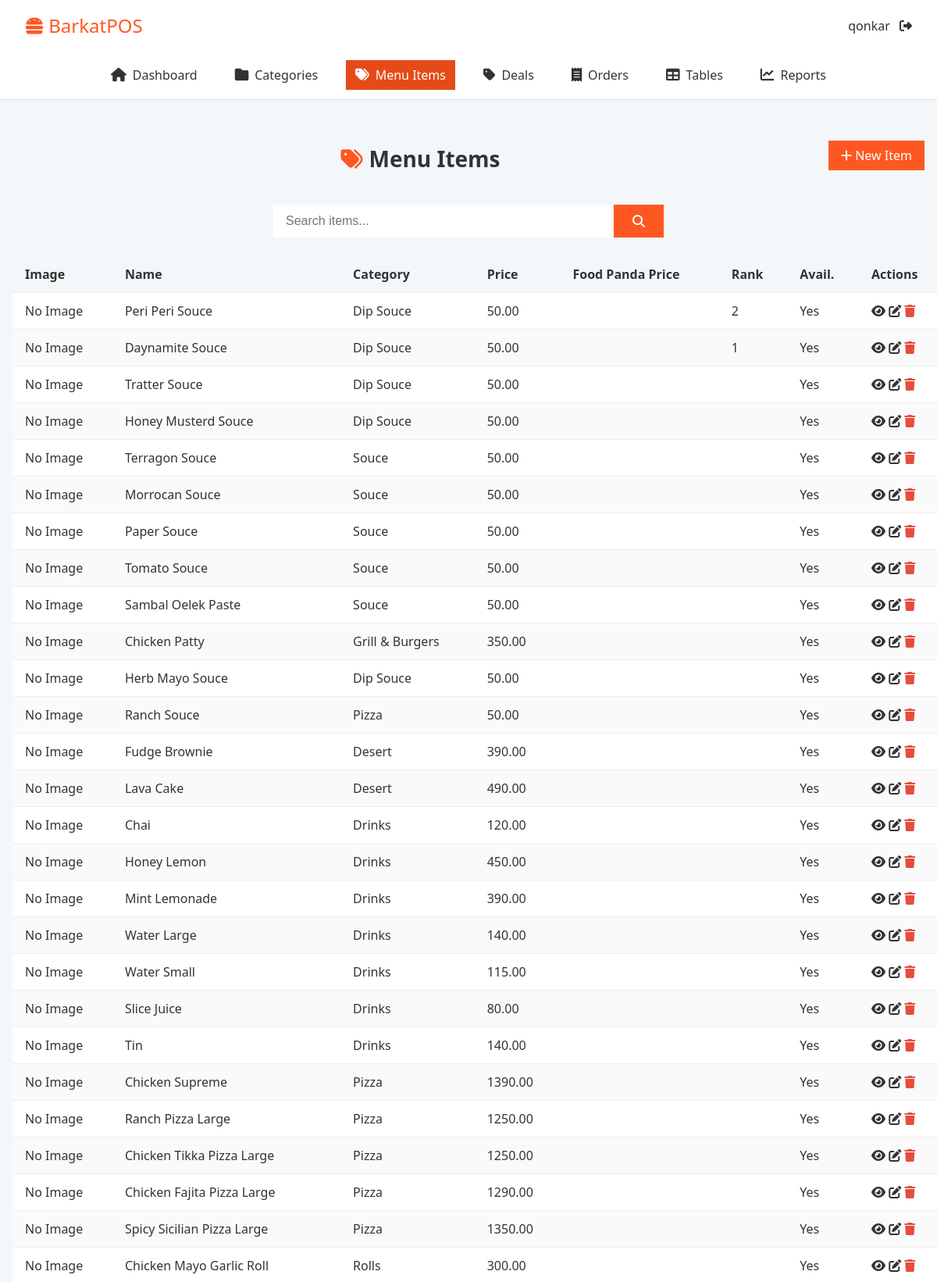
Screenshot of /menu-items/ (signed in, upper part) with the database file from the repository.
### core/models.py (models this page shows, shortened)
class User(AbstractUser):
    ROLE_CHOICES = [
        ('admin', 'Admin'),
        ('cashier', 'Cashier'),
        ('kitchen', 'Kitchen'),
    ]
    role = models.CharField(max_length=20, choices=ROLE_CHOICES, default='cashier')

class MenuItem(models.Model):
    category = models.ForeignKey(Category, on_delete=models.PROTECT, related_name='items')
    name = models.CharField(max_length=150)
    description = models.TextField(blank=True)
    price = models.DecimalField(max_digits=10, decimal_places=2, default=0)
    cost_price    = models.DecimalField(
                       max_digits=10,
                       decimal_places=2,
                       default=0,
                       help_text="Auto‑calculated from recipe"
    )
    food_panda_price = models.DecimalField(max_digits=10, decimal_places=2, null=True, blank=True)
    is_available = models.BooleanField(default=True)
    image = models.ImageField(upload_to='menu_items/', blank=True, null=True)
    created_at = models.DateTimeField(auto_now_add=True)
    updated_at = models.DateTimeField(auto_now=True)
    rank = models.IntegerField(null=True, blank=True)

class Category(models.Model):
    name = models.CharField(max_length=100, unique=True)
    description = models.TextField(blank=True)
    show_in_orders = models.BooleanField(
        default=True,
        help_text="If false, this category will be hidden in the order‐taking UI."
    )
    created_at = models.DateTimeField(auto_now_add=True)
    updated_at = models.DateTimeField(auto_now=True)
    rank = models.IntegerField(null=True, blank=True)
    class Meta:
        verbose_name_plural = "Categories"

### core/views.py (the view)
# urls.py: path('menu-items/', MenuItemListView.as_view(), name='menuitem_list'),
class MenuItemListView(LoginRequiredMixin, ListView):
    model = MenuItem
    template_name = 'menu_items/menuitem_list.html'
    context_object_name = 'items'
    def get_queryset(self):
        qs = super().get_queryset().select_related('category').order_by('-updated_at')
        q = self.request.GET.get('q')
        return qs.filter(name__icontains=q) if q else qs

### core/templates/menu_items/menuitem_list.html (shortened to what this page needs)
{% extends 'base.html' %}
{% block content %}
<div class="page-header">
  <h1>Menu Items</h1>
  <a href="{% url 'menuitem_create' %}" class="btn">
    <i class="fa fa-plus"></i> New Item
  </a>
</div>
<form class="search-bar">
  <input name="q" placeholder="Search items..." value="{{ request.GET.q }}">
  <button type="submit"><i class="fa fa-search"></i></button>
</form>
<table class="table">
  <thead>
    <tr>
      <th>Image</th><th>Name</th><th>Category</th>
      <th>Price</th><th>Food Panda Price</th><th>Rank</th><th>Avail.</th><th>Actions</th>
    </tr>
  </thead>
  <tbody>
    {% for item in items %}
    <tr id="item-{{ item.pk }}">
      <td>
        {% if item.image %}
          <img src="{{ item.image.url }}" width="50">
        {% else %}
          <span>No Image</span>
        {% endif %}
      </td>
      <td>{{ item.name }}</td>
      <td>{{ item.category.name }}</td>
      <td>{{ item.price }}</td>
      <td>{{ item.food_panda_price|default:"" }}</td>
      <td>{{ item.rank|default:"" }}</td>
      <td>{{ item.is_available|yesno:'Yes,No' }}</td>
      <td>
        <a href="{% url 'menuitem_detail' item.pk %}">
          <i class="fa fa-eye"></i>
        </a>
        <a href="{% url 'menuitem_edit' item.pk %}">
          <i class="fa fa-edit"></i>
        </a>
        <button class="btn-delete" data-url="{% url 'menuitem_delete' item.pk %}">
          <i class="fa fa-trash"></i>
        </button>
      </td>
    </tr>
    {% empty %}
    <tr><td colspan="7">No items.</td></tr>
    {% endfor %}
  </tbody>
</table>
{% endblock %}

### core/templates/base.html (shortened to what this page needs)
{% load static %}
<html lang="en">
  <head>
    <link rel="stylesheet" href="https://cdnjs.cloudflare.com/ajax/libs/font-awesome/6.4.0/css/all.min.css" />
    <link rel="stylesheet" href="{% static 'css/categories.css' %}" />
    <link rel="stylesheet" href="{% static 'css/menu_item.css' %}" />
    <link rel="stylesheet" href="{% static 'css/reports.css' %}" />
  </head>
  <body>
    <header class="topbar">
      <div class="logo"><i class="fa fa-hamburger"></i> BarkatPOS</div>
      <div class="user-menu">
        <span>{{ request.user.username }}</span>
        <a href="{% url 'logout' %}"><i class="fa fa-sign-out-alt"></i></a>
      </div>
    </header>
    <nav class="main-nav">
      <a href="{% url 'dashboard' %}" class="{% if request.resolver_match.url_name == 'dashboard' %}active{% endif %}"> <i class="fa fa-home"></i> Dashboard </a>
      <a href="{% url 'category_list' %}" class="{% if request.resolver_match.url_name == 'category_list' %}active{% endif %}"> <i class="fa fa-folder"></i> Categories </a>
      <a href="{% url 'menuitem_list' %}" class="{% if request.resolver_match.url_name == 'menuitem_list' %}active{% endif %}"> <i class="fa fa-tags"></i> Menu Items </a>
      <a href="{% url 'deal_list' %}" class="{% if request.resolver_match.url_name == 'deal_list' %}active{% endif %}"> <i class="fa fa-tag"></i> Deals </a>
      <a href="{% url 'order_list' %}" class="{% if request.resolver_match.url_name == 'order_list' %}active{% endif %}"> <i class="fa fa-receipt"></i> Orders </a>
      <a href="/tables/" class="{% if request.resolver_match.url_name == 'table_list' %}active{% endif %}"> <i class="fa fa-table"></i> Tables </a>
      <a href="/reports/" class="{% if request.resolver_match.url_name == 'reports' %}active{% endif %}"> <i class="fa fa-chart-line"></i> Reports </a>
    </nav>
    <main>{% block content %}{% endblock %}</main>
  </body>
</html>

### core/static/css/categories.css (style rules this page uses)
.page-header { display: flex; justify-content: space-between; align-items: center; margin: var(--space-xl) var(--space-md) var(--space-lg); }
.page-header h1 { font-size: 1.75rem; color: var(--color-text); }
.page-header .btn { background: var(--color-primary); color: #fff; padding: var(--space-xs) var(--space-md); border-radius: var(--radius-sm); font-size: var(--font-size-base); transition: background .3s; }
.table { width: 100%; border-collapse: collapse; margin: 0 var(--space-md) var(--space-xl); background: #fff; box-shadow: var(--shadow-sm); }
.table th, .table td { padding: var(--space-sm) var(--space-md); text-align: left; border-bottom: 1px solid #eee; }
.table th { background: var(--color-bg); font-weight: 600; }
.table tbody tr:nth-child(even) { background: #fafafa; }
.btn-edit, .btn-delete { background: none; border: none; font-size: 1rem; cursor: pointer; margin-right: var(--space-xs); }
.btn-delete i { color: var(--color-error-text); }
h1 { font-size: 1.75rem; color: var(--color-text); max-width: 600px; margin: var(--space-lg) auto var(--space-md); display: flex; align-items: center; }
h1::before { content: "\f07b"; font-family: "Font Awesome 5 Free"; font-weight: 900; margin-right: var(--space-xs); color: var(--color-primary); }

### core/static/css/menu_item.css (style rules this page uses)
.search-bar { display: flex; max-width: 500px; margin: var(--space-md) auto var(--space-lg); background: #fff; border-radius: var(--radius); overflow: hidden; box-shadow: var(--shadow-sm); }
.search-bar input { flex: 1; border: none; padding: var(--space-sm) var(--space-md); font-size: var(--font-size-base); }
.search-bar button { background: var(--color-primary); border: none; padding: var(--space-sm) var(--space-lg); cursor: pointer; display: inline-flex; align-items: center; justify-content: center; color: #fff; transition: background .3s; }
.search-bar button .fa-search { font-size: 1rem; }
h1 { font-size: 1.75rem; color: var(--color-text); max-width: 600px; margin: var(--space-lg) auto var(--space-md); display: flex; align-items: center; }
h1::before { content: "\f02c"; font-family: "Font Awesome 5 Free"; font-weight: 900; margin-right: var(--space-xs); color: var(--color-primary); }

### core/static/css/reports.css (style rules this page uses)
.table { width: 100%; border-collapse: collapse; }
.table th, .table td { padding: var(--space-sm) var(--space-md); border-bottom: 1px solid #eee; }

### core/templates/base.html (style rules this page uses)
:root { --color-primary: #ff5722; --color-primary-dark: #e64a19; --color-bg: #f4f7fa; --color-text: #333; --color-success-bg: #e6ffed; --color-success-border: #27ae60; --color-success-text: #27ae60; --color-error-bg: #ffe6e6; --color-error-border: #e74c3c; --color-error-text: #e74c3c; --space-xxs: 0.25rem; --space-xs: 0.5rem; --space-sm: 0.75rem; --space-md: 1rem; --space-lg: 1.5rem; --space-xl: 2rem; --font-family: "Segoe UI", sans-serif; --font-size-base: 1rem; --font-size-sm: 0.875rem; --border-radius-sm: 0.25rem; --border-radius: 0.5rem; --border-radius-lg: 0.75rem; --box-shadow-sm: 0 2px 5px rgba(0, 0, 0, 0.05); --box-shadow-md: 0 2px 10px rgba(0, 0, 0, 0.1); --box-shadow-lg: 0 4px 20px rgba(0, 0, 0, 0.1); }
* { margin: 0; padding: 0; box-sizing: border-box; }
body { font-family: var(--font-family); background: var(--color-bg); color: var(--color-text); height: 100dvh; }
a { text-decoration: none; color: inherit; }
.topbar { background: #fff; padding: var(--space-md) var(--space-xl); display: flex; justify-content: space-between; align-items: center; box-shadow: var(--box-shadow-sm); }
.topbar .logo { font-size: 1.5rem; color: var(--color-primary); }
.topbar .user-menu a { margin-left: var(--space-xs); }
.main-nav { background: #fff; display: flex; justify-content: center; gap: var(--space-lg); padding: var(--space-sm) 0; box-shadow: var(--shadow-sm); border-bottom: 1px solid #e0e0e0; }
.main-nav a { display: inline-flex; align-items: center; font-size: var(--font-size-base); color: var(--color-text); padding: var(--space-xs) var(--space-sm); border-radius: var(--radius-sm); transition: background 0.2s, color 0.2s; }
.main-nav a i { margin-right: var(--space-xs); font-size: 1.1rem; }
.main-nav a.active { background: var(--color-primary-dark); color: #fff; }

### rows the page displays
User: user.username "qonkar"
MenuItem: image "No Image", name "Peri Peri Souce", category.name "Dip Souce", price "50.00", rank "2", is_available "Yes"
MenuItem: image "No Image", name "Daynamite Souce", category.name "Dip Souce", price "50.00", rank "1", is_available "Yes"
MenuItem: image "No Image", name "Tratter Souce", category.name "Dip Souce", price "50.00", is_available "Yes"
MenuItem: image "No Image", name "Honey Musterd Souce", category.name "Dip Souce", price "50.00", is_available "Yes"
MenuItem: image "No Image", name "Terragon Souce", category.name "Souce", price "50.00", is_available "Yes"
MenuItem: image "No Image", name "Morrocan Souce", category.name "Souce", price "50.00", is_available "Yes"
MenuItem: image "No Image", name "Paper Souce", category.name "Souce", price "50.00", is_available "Yes"
MenuItem: image "No Image", name "Tomato Souce", category.name "Souce", price "50.00", is_available "Yes"
MenuItem: image "No Image", name "Sambal Oelek Paste", category.name "Souce", price "50.00", is_available "Yes"
MenuItem: image "No Image", name "Chicken Patty", category.name "Grill & Burgers", price "350.00", is_available "Yes"
MenuItem: image "No Image", name "Herb Mayo Souce", category.name "Dip Souce", price "50.00", is_available "Yes"
MenuItem: image "No Image", name "Ranch Souce", category.name "Pizza", price "50.00", is_available "Yes"
MenuItem: image "No Image", name "Fudge Brownie", category.name "Desert", price "390.00", is_available "Yes"
MenuItem: image "No Image", name "Lava Cake", category.name "Desert", price "490.00", is_available "Yes"
MenuItem: image "No Image", name "Chai", category.name "Drinks", price "120.00", is_available "Yes"
MenuItem: image "No Image", name "Honey Lemon", category.name "Drinks", price "450.00", is_available "Yes"
MenuItem: image "No Image", name "Mint Lemonade", category.name "Drinks", price "390.00", is_available "Yes"
MenuItem: image "No Image", name "Water Large", category.name "Drinks", price "140.00", is_available "Yes"
MenuItem: image "No Image", name "Water Small", category.name "Drinks", price "115.00", is_available "Yes"
MenuItem: image "No Image", name "Slice Juice", category.name "Drinks", price "80.00", is_available "Yes"
MenuItem: image "No Image", name "Tin", category.name "Drinks", price "140.00", is_available "Yes"
MenuItem: image "No Image", name "Chicken Supreme", category.name "Pizza", price "1390.00", is_available "Yes"
MenuItem: image "No Image", name "Ranch Pizza Large", category.name "Pizza", price "1250.00", is_available "Yes"
MenuItem: image "No Image", name "Chicken Tikka Pizza Large", category.name "Pizza", price "1250.00", is_available "Yes"
MenuItem: image "No Image", name "Chicken Fajita Pizza Large", category.name "Pizza", price "1290.00", is_available "Yes"
MenuItem: image "No Image", name "Spicy Sicilian Pizza Large", category.name "Pizza", price "1350.00", is_available "Yes"
MenuItem: image "No Image", name "Chicken Mayo Garlic Roll", category.name "Rolls", price "300.00", is_available "Yes"
